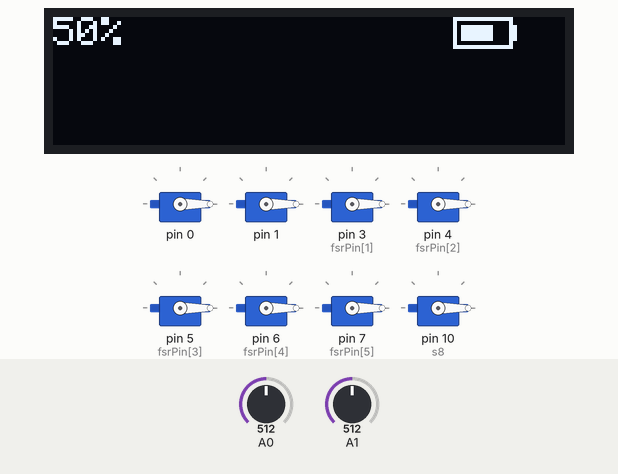
Simulated run of this sketch. Board: Arduino Uno, built with avr-gcc and run on an emulated ATmega328P. Parts: 128×32 one-colour display, 8 × servo. The inputs (shaded band) are chosen by the test bench; at power-on: A1 = 512, A0 = 512. What the sketch prints to the serial monitor is not drawn.

Above: at 3.7 s.
3.8 s: A1 set to 279
At 6.3 s:
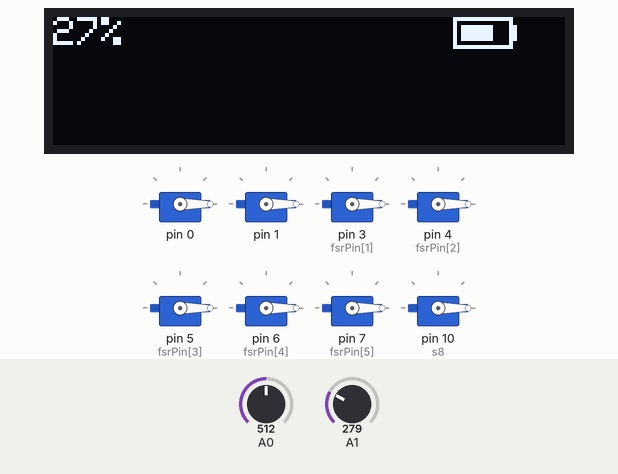
6.6 s: A1 set to 253
At 9.1 s:
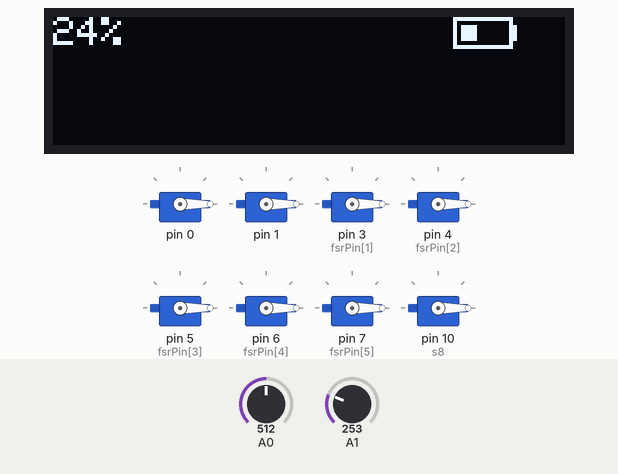
9.7 s: A1 set to 233
At 11.9 s:
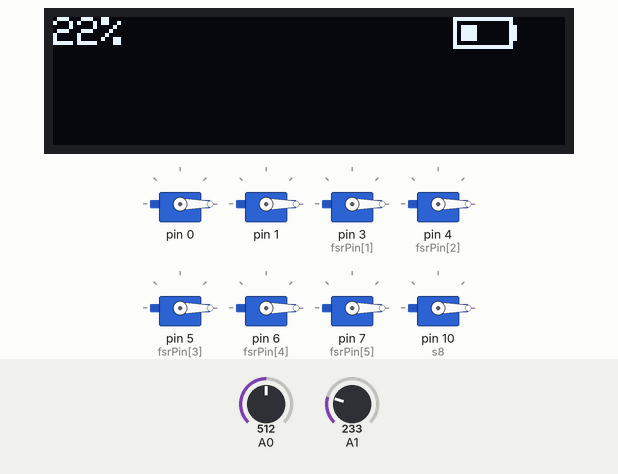
12.7 s: A1 set to 201
At 15.1 s:
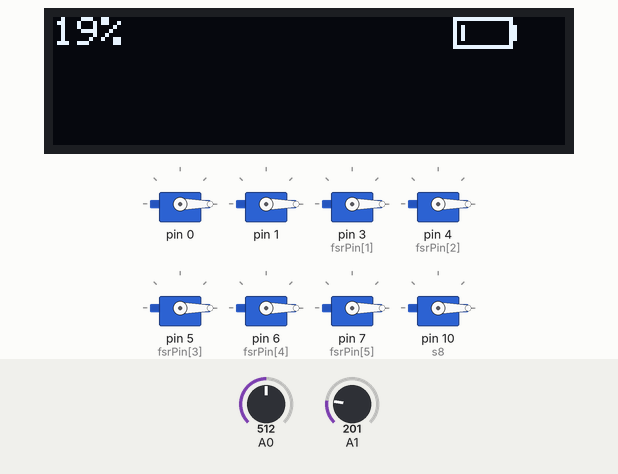
16.8 s: A1 set to 900
At 18.9 s:
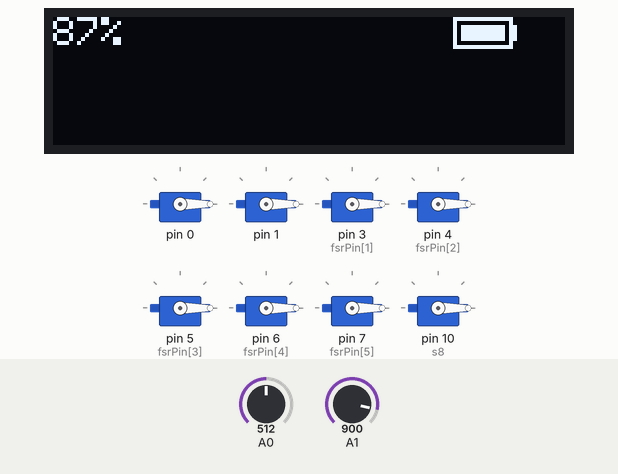
Timing chart, 0 to 20.4 s (numbered marks = the images above; inputs shaded):
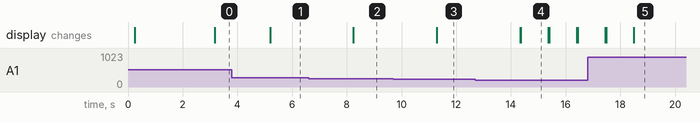

Measured:
- the behaviour switches between 266 and 265 on A1 (found by bisection; images 1 and 2)
- the behaviour switches between 215 and 214 on A1 (found by bisection; images 3 and 4)
- after the input at 3.8 s, the display: changes after 1.4 s (image 1)
- after the input at 6.6 s, the display: changes after 1.6 s (image 2)
- after the input at 9.7 s, the display: changes after 1.6 s (image 3)
- after the input at 12.7 s, the display: first changes after 1.6 s (image 4 shows a later state)
- after the input at 16.8 s, the display: first differs from a run without the input after 1.7 s (image 5)

The sketch:

code.ino
```cpp
#include <SPI.h>
#include <Wire.h>
#include <Adafruit_GFX.h>
#include <Adafruit_SSD1306.h>
#include<Servo.h>
#include<PCF8574.h>


#define SCREEN_WIDTH 128 // OLED display width, in pixels
#define SCREEN_HEIGHT 32 // OLED display height, in pixels

// Declaration for an SSD1306 display connected to I2C (SDA, SCL pins)
#define OLED_RESET     4 // Reset pin # (or -1 if sharing Arduino reset pin)
Adafruit_SSD1306 display(SCREEN_WIDTH, SCREEN_HEIGHT, &Wire, OLED_RESET);

// Set i2c address
PCF8574 pcf(0x20);

Servo s1, s2, s3, s4, s5, s6, s7, s8;
int fsrPin[] = {2, 3, 4, 5, 6, 7, 8, 9};
int sum = 0, avg = 0, fsr = 0, volts;

static const unsigned char PROGMEM logo_bmp[] =
{
  // 'TITLE', 128x32px
  0x00, 0x00, 0x00, 0x00, 0x00, 0x00, 0x00, 0x00, 0x00, 0x00, 0x00, 0x00, 0x00, 0x00, 0x00, 0x00,
  0x00, 0x00, 0x00, 0x00, 0x00, 0x00, 0x00, 0x00, 0x00, 0x00, 0x00, 0x00, 0x00, 0x00, 0x00, 0x00,
  0x00, 0x00, 0x00, 0x00, 0x00, 0x00, 0x00, 0x00, 0x00, 0x00, 0x00, 0x00, 0x00, 0x00, 0x00, 0x00,
  0x00, 0x00, 0x00, 0x00, 0x00, 0x00, 0x00, 0x00, 0x00, 0x00, 0x00, 0x00, 0x00, 0x00, 0x00, 0x00,
  0x00, 0x00, 0x00, 0x00, 0x00, 0x00, 0x00, 0x00, 0x00, 0x00, 0x00, 0x00, 0x00, 0x00, 0x00, 0x00,
  0x00, 0x00, 0x00, 0x00, 0x00, 0x00, 0x00, 0x00, 0x00, 0x00, 0x00, 0x00, 0x00, 0x00, 0x00, 0x00,
  0x00, 0x00, 0x00, 0x00, 0x00, 0x00, 0x00, 0x00, 0x00, 0x00, 0x00, 0x00, 0x00, 0x00, 0x00, 0x00,
  0x00, 0x00, 0x00, 0x00, 0x00, 0x00, 0x00, 0x00, 0x00, 0x00, 0x00, 0x00, 0x00, 0x00, 0x00, 0x00,
  0x00, 0x3f, 0xf7, 0xfb, 0xff, 0x03, 0x80, 0x38, 0x3f, 0xe1, 0xfe, 0x00, 0x00, 0x00, 0x00, 0x00,
  0x00, 0x3f, 0xf7, 0xfb, 0xff, 0x03, 0x80, 0x3c, 0x3f, 0xe3, 0xfe, 0x00, 0x00, 0x00, 0x00, 0x00,
  0x00, 0x3f, 0xf7, 0xfb, 0xff, 0x03, 0x80, 0x3c, 0x3f, 0xf3, 0xfe, 0x00, 0x00, 0x00, 0x00, 0x00,
  0x00, 0x07, 0x07, 0x00, 0x70, 0x03, 0x80, 0x7c, 0x38, 0xf3, 0x8e, 0x00, 0x00, 0x00, 0x00, 0x00,
  0x00, 0x07, 0x07, 0x00, 0x70, 0x03, 0x80, 0x7c, 0x38, 0xf3, 0x8e, 0x00, 0x00, 0x00, 0x00, 0x00,
  0x00, 0x07, 0x07, 0x00, 0x70, 0x03, 0x80, 0x7c, 0x38, 0xf3, 0x8e, 0x00, 0x00, 0x00, 0x00, 0x00,
  0x00, 0x07, 0x07, 0x00, 0x70, 0x03, 0x80, 0x6e, 0x38, 0xe3, 0xc0, 0x00, 0x00, 0x00, 0x00, 0x00,
  0x00, 0x07, 0x07, 0x00, 0x70, 0x03, 0x80, 0x6e, 0x38, 0xe1, 0xe0, 0x00, 0x00, 0x00, 0x00, 0x00,
  0x00, 0x07, 0x07, 0xf0, 0x70, 0x03, 0x80, 0xee, 0x3f, 0xe0, 0xf0, 0x00, 0x00, 0x00, 0x00, 0x00,
  0x00, 0x07, 0x07, 0xf0, 0x70, 0x03, 0x80, 0xee, 0x3f, 0xc0, 0x78, 0x00, 0x00, 0x00, 0x00, 0x00,
  0x00, 0x07, 0x07, 0xf0, 0x70, 0x03, 0x80, 0xee, 0x3f, 0xe0, 0x3c, 0x00, 0x00, 0x00, 0x00, 0x00,
  0x00, 0x07, 0x07, 0x00, 0x70, 0x03, 0x80, 0xe7, 0x38, 0xe0, 0x1e, 0x00, 0x00, 0x00, 0x00, 0x00,
  0x00, 0x07, 0x07, 0x00, 0x70, 0x03, 0x80, 0xc7, 0x38, 0x70, 0x0e, 0x00, 0x00, 0x00, 0x00, 0x00,
  0x00, 0x07, 0x07, 0x00, 0x70, 0x03, 0x81, 0xff, 0x38, 0x73, 0x8e, 0x00, 0x00, 0x00, 0x00, 0x00,
  0x00, 0x07, 0x07, 0x00, 0x70, 0x03, 0x81, 0xff, 0x38, 0x73, 0x8e, 0x00, 0x00, 0x00, 0x00, 0x00,
  0x00, 0x07, 0x07, 0x00, 0x70, 0x03, 0x81, 0xff, 0x38, 0x73, 0x8e, 0x00, 0x00, 0x00, 0x00, 0x00,
  0x00, 0x07, 0x07, 0xf8, 0x70, 0x03, 0xfd, 0xc7, 0x3f, 0xf3, 0xfe, 0x70, 0x00, 0x00, 0x00, 0x00,
  0x00, 0x07, 0x07, 0xf8, 0x70, 0x03, 0xfd, 0xc3, 0xbf, 0xf3, 0xfe, 0x70, 0x00, 0x00, 0x00, 0x00,
  0x00, 0x07, 0x07, 0xf8, 0x70, 0x03, 0xff, 0x83, 0xbf, 0xe1, 0xfe, 0x70, 0x00, 0x00, 0x00, 0x00,
  0x00, 0x00, 0x00, 0x00, 0x00, 0x00, 0x00, 0x00, 0x00, 0x00, 0x00, 0x00, 0x00, 0x00, 0x00, 0x00,
  0x00, 0x00, 0x00, 0x00, 0x00, 0x00, 0x00, 0x00, 0x00, 0x00, 0x00, 0x00, 0x00, 0x00, 0x00, 0x00,
  0x00, 0x00, 0x00, 0x00, 0x00, 0x00, 0x00, 0x00, 0x00, 0x00, 0x00, 0x00, 0x00, 0x00, 0x00, 0x00,
  0x00, 0x00, 0x00, 0x00, 0x00, 0x00, 0x00, 0x00, 0x00, 0x00, 0x00, 0x00, 0x00, 0x00, 0x00, 0x00,
  0x00, 0x00, 0x00, 0x00, 0x00, 0x00, 0x00, 0x00, 0x00, 0x00, 0x00, 0x00, 0x00, 0x00, 0x00, 0x00
};

static const unsigned char PROGMEM Full_bmp[] =
{
  0xff, 0xfe, 0x80, 0x02, 0xbf, 0xfb, 0xbf, 0xfb, 0xbf, 0xfb, 0xbf, 0xfb, 0x80, 0x02, 0xff, 0xfe
};

static const unsigned char PROGMEM Empty_bmp[] =
{
  // 'Empty', 16x8px
  0xff, 0xfe, 0x80, 0x02, 0xa0, 0x03, 0xa0, 0x03, 0xa0, 0x03, 0xa0, 0x03, 0x80, 0x02, 0xff, 0xfe
};

static const unsigned char PROGMEM SF_bmp[] =
{
  // '75', 16x8px
  0xff, 0xfe, 0x80, 0x02, 0xbf, 0xc3, 0xbf, 0xc3, 0xbf, 0xc3, 0xbf, 0xc3, 0x80, 0x02, 0xff, 0xfe
};

static const unsigned char PROGMEM TF_bmp[] =
{
  // '25', 16x8px
  0xff, 0xfe, 0x80, 0x02, 0xbc, 0x03, 0xbc, 0x03, 0xbc, 0x03, 0xbc, 0x03, 0x80, 0x02, 0xff, 0xfe
};


void setup() {
  Serial.begin(9600);

  // SSD1306_SWITCHCAPVCC = generate display voltage from 3.3V internally
  if (!display.begin(SSD1306_SWITCHCAPVCC, 0x3C)) { // Address 0x3C for 128x32
    Serial.println(F("SSD1306 allocation failed"));
    for (;;); // Don't proceed, loop forever
  }

  //configuring fsr digital pins to OUTPUT
  for (int j = 0; j < 8; j++)
  {
    pinMode(fsrPin[j], OUTPUT);
  }

  // defining pins to servo
  s1.attach(P0); //pinky finger
  s2.attach(P1); //ring finger
  s3.attach(P3); //middle finger
  s4.attach(P4); //index finger
  s5.attach(P5); //thumb finger
  s6.attach(P6); //thumb servo
  s7.attach(P7); //wrist
  s8.attach(10); //unsigned

  //reseting the position to 0 degress
  s1.write(0);
  s2.write(0);
  s3.write(0);
  s4.write(0);
  s5.write(0);
  s6.write(0);
  s7.write(0);
  s8.write(0);

  pcf.begin();


  // Clear the buffer of oled display
  display.clearDisplay();
  delay(200);
  Logo();    //displays logo on OLED
  delay(1000);

}

void loop() {


  int voltReading = analogRead(A1); //BATTERY +VE CONNECTED TO A1
  Serial.println(voltReading);
  volts = voltReading * 100L / 1023;
  Serial.println(volts);

  // FSR code
  for (int i = 2; i <= 9 ; i++) {
    digitalWrite(i, HIGH);
    fsr = analogRead(A0); //fsr analog pin connected to A0
    sum = fsr + sum;
    digitalWrite(i, LOW);
    delay(100);
  }
  avg = sum / 8;

  //FSR code ENDS


  delay(100);

  // BATTERY code

  if (volts <= 20) {
    display.clearDisplay();
    display.display();
    display.setTextColor(SSD1306_WHITE);
    display.setCursor(0, 0);
    display.print(volts);
    display.print("%");
    display.display();
    display.drawBitmap(100, 0, Empty_bmp, 16, 8, 1);
    display.display();
  }

  else if (volts <= 25) {
    display.clearDisplay();
    display.setTextColor(SSD1306_WHITE);
    display.setCursor(0, 0);
    display.print(volts);
    display.print("%");
    display.drawBitmap(100, 0, TF_bmp, 16, 8, 1);
    display.display();


  }

  else if (volts < 75) {
    display.clearDisplay();
    display.setTextColor(SSD1306_WHITE);
    display.setCursor(0, 0);
    display.print(volts);
    display.print("%");
    display.drawBitmap(100, 0, SF_bmp, 16, 8, 1);
    display.display();


  }

  else {

    display.clearDisplay();
    display.setTextColor(SSD1306_WHITE);
    display.setCursor(0, 0);
    display.print(volts);
    display.print("%");
    display.drawBitmap(100, 0, Full_bmp, 16, 8, 1);
    display.display();

  }

  // BATTERY code ENDS

  delay(100);

}

void Logo(void) {
  display.clearDisplay();
  display.drawBitmap(10, 10, logo_bmp, 128, 32, 1);
  display.display();
  delay(1000);
}


//defining different types of grippers
int relax_grip() {

  s1.write(0);
  s2.write(0);
  s3.write(0);
  s4.write(0);
  s5.write(0);
  s6.write(0);
  delay(100);
}

int power_grip() {

  s1.write(180);
  s2.write(180);
  s3.write(180);
  s4.write(180);
  s5.write(180);
  s6.write(180);
  delay(100);
}

int tripod_grip() {

  s1.write(180);
  s2.write(180);
  s3.write(90);
  s4.write(90);
  s5.write(90);
  s6.write(180);
  delay(100);

}


int finger_point() {

  s1.write(180);
  s2.write(180);
  s3.write(150);
  s4.write(0);
  s5.write(0);
  s6.write(0);
  delay(100);

}

int key_grip() {

  s1.write(180);
  s2.write(180);
  s3.write(180);
  s4.write(180);
  s5.write(90);
  s6.write(0);
  delay(100);
}

int active_index() {

  s1.write(180);
  s2.write(180);
  s3.write(150);
  s4.write(0);
  s5.write(180);
  s6.write(180);
  delay(100);

}

int column_grip() {
  s5.write(18);
  s6.write(180);
  s1.write(180);
  s2.write(180);
  s3.write(180);
  s4.write(180);
  delay(100);
}

int mouse_grip() {
  s1.write(90);
  s2.write(90);
  s3.write(90);
  s4.write(90);
  s5.write(90);
  s6.write(180);
  delay(100);
}


int pinch_grip() {

  s1.write(180);
  s2.write(180);
  s3.write(180);
  s4.write(90);
  s5.write(90);
  s6.write(180);
  delay(100);
}


int precision_open() {

  s1.write(0);
  s2.write(0);
  s3.write(0);
  s4.write(90);
  s5.write(90);
  s6.write(90);
  delay(100);
}
```
